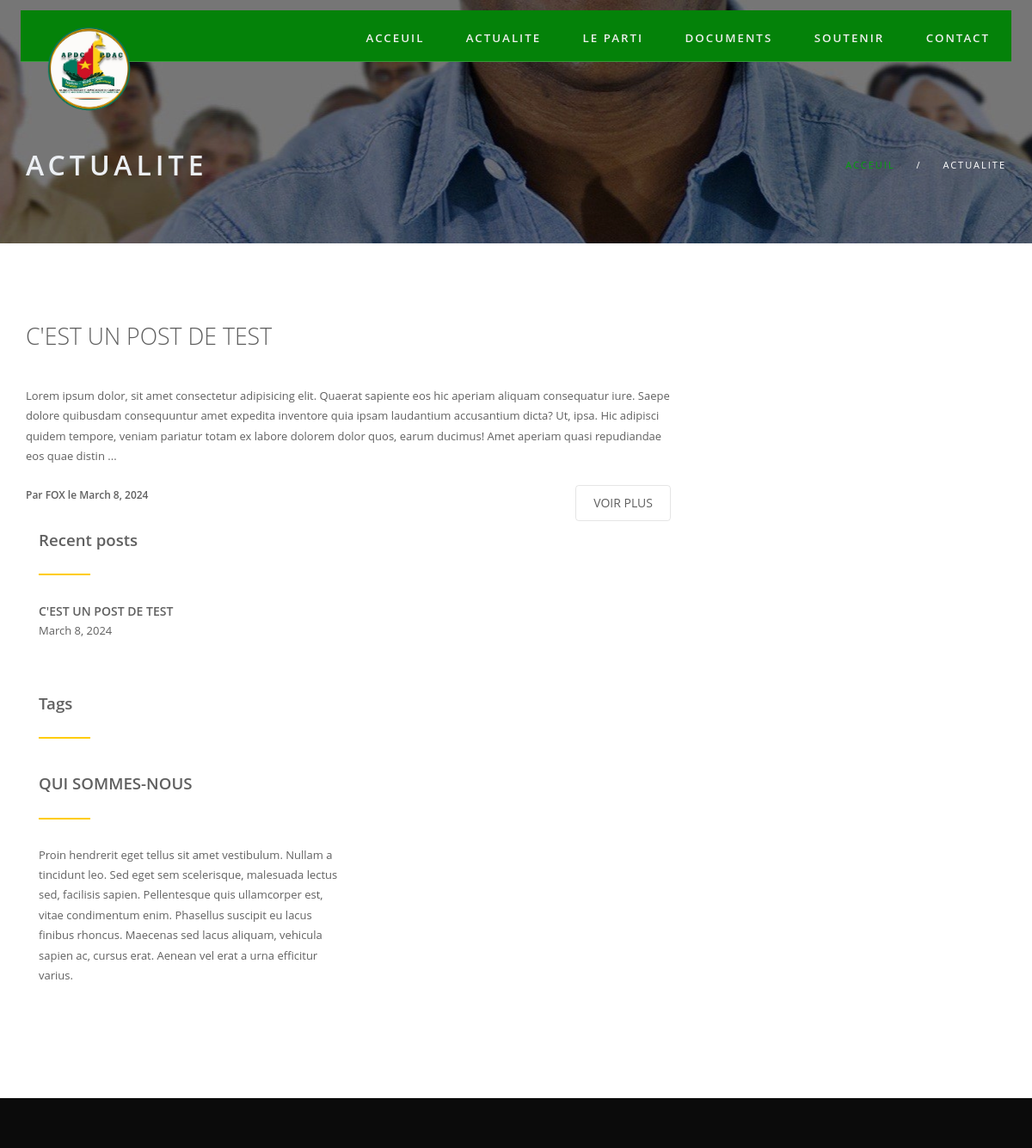
Page /blog/ on the earlier database version.
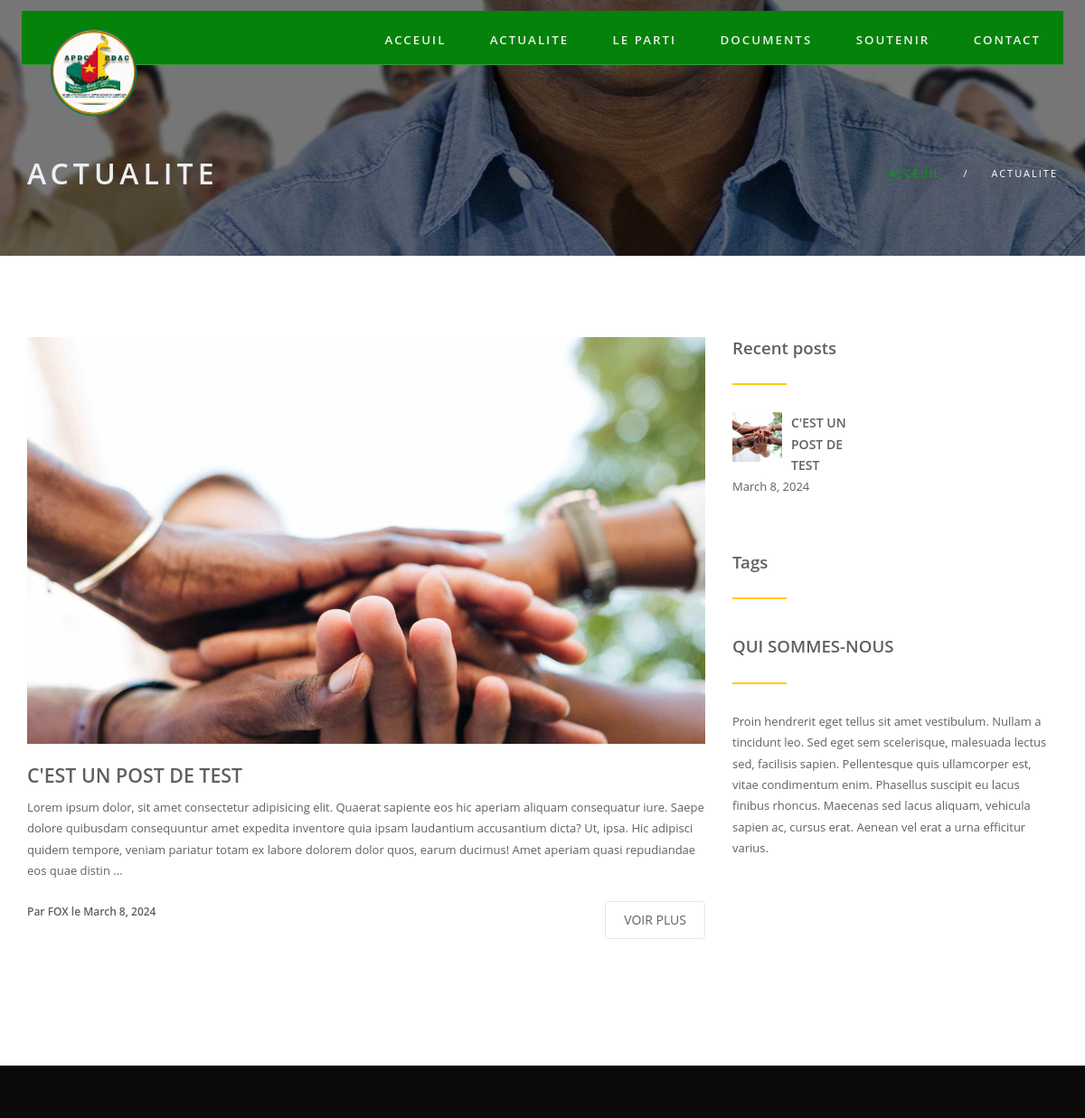
Same page on the later database version.
### ADPC_APP/models.py (models this page shows, shortened)
class Post(models.Model):
    id=models.IntegerField(primary_key=True,auto_created=True,editable=False)
    date=models.DateField(blank=True,null=True)
    Tag=models.CharField(max_length=500)
    title=models.CharField(max_length=128)
    image=models.ImageField(blank=True,upload_to='imagePost',null=True)
    contenu=models.TextField(blank=True)
    blogPoster=models.CharField(max_length=128,blank=True)
    joinPiece=models.FileField(blank=True,null=True)
    joinLink=models.URLField(blank=True,null=True)

### ADPC_APP/views.py (the view)
# urls.py: 2. Add a URL to urlpatterns:  path('blog/', include('blog.urls'))
def blog(request):
    infos=get_object_or_404(Informations,id=1)
    documents=Post.objects.filter(Tag__contains="document")
    documentsParti=Post.objects.filter(Tag__contains="leparti")
    tags=Tag.objects.all()
    posts=Post.objects.all().order_by('-date')
    recentPosts=posts[:3]
    return render(request,'ADPC_APP/blog.html',context={"posts":posts,"recentposts":recentPosts,"tags":tags,"documents":documents,"documentsParti":documentsParti,"infos":infos})

### ADPC_APP/templates/ADPC_APP/blog.html (shortened to what this page needs)
{% extends 'base.html' %}
{% block content %}
{% load static %}
<section id="subheader">
   <div class="container">
      <div class="row">
         <div class="col-md-12">
            {% if tag %}
            <h1>POUR : {{tag}}</h1>
            {% else %}
            <h1>ACTUALITE</h1>
            {% endif %}
            <ul class="subdetail">
               <li><a href="{% url 'index' %}">ACCEUIL</a></li>
               <li class="sep">/</li>
               {% if tag %}
               <li>POUR : {{tag}}</li>
               {% else %}
               <li>ACTUALITE</li>
               {% endif %}
            </ul>
         </div>
      </div>
   </div>
</section>
<section id="content" aria-label="section-blogg">
   <div class="container">
      <div class="row">
         <div class="col-md-8">
            <div class="onStep" data-animation="fadeInUp" data-time="300">
               {% for post in posts %}
               <article>
                  <div class="post-image">
                     {% if post.image %}
                     <div class="imageBlog"><img class="img-responsive" src="{{post.image.url}}" alt="blog-img" /></div>
                        <div class="post-heading">
                     {% endif %}
                     <h3><a href="#" style="text-transform: uppercase;">{{post.title}}</a></h3>
                  </div>
            </div>
            <p>
               {{ post.contenu|slice:":370" }} ...
            </p>
            <div class="bottom-article">
               <ul class="meta-post">
                  <li><a href="#">Par {{post.blogPoster}} le {{post.date}}</a>
                  </li>
               </ul>
               <a href="{% url 'post' post.id %}" class="btn pull-right">VOIR PLUS</a>
            </div>
            </article>
            {% endfor %}
         </div>
      </div>
      <div class="col-md-4">
         <aside class="onStep" data-animation="fadeInUp" data-time="600">
            <div class="widget">
               <h5>Recent posts</h5>
               <div class="space-single devider-widget"></div>
               <div class="recent">
                  {% for post in recentposts %}
                  <div>
                     {% if post.image %}
                     <a href="{% url 'post' post.id %}"><img class="imageBlog65" src="{{post.image.url}}" class="pull-left" alt="#" /></a>
                     {% endif %}
                     <h6><a href="{% url 'post' post.id %}" style="text-transform: uppercase;">{{post.title}}</a></h6>
                     <p>{{ post.date }}</p>
                  </div>
                  {% endfor %}
               </div>
            </div>
            <div class="widget">
               <h5>Tags</h5>
               <div class="space-single devider-widget"></div>
            </div>
            <div class="widget">
               <h5>QUI SOMMES-NOUS</h5>
               <div class="space-single devider-widget"></div>
               <p>Proin hendrerit eget tellus sit amet vestibulum. Nullam a tincidunt leo. Sed eget sem scelerisque,
                  malesuada lectus sed, facilisis sapien. Pellentesque quis ullamcorper est, vitae condimentum enim.
                  Phasellus suscipit eu lacus finibus rhoncus. Maecenas sed lacus aliquam, vehicula sapien ac, cursus
                  erat. Aenean vel erat a urna efficitur varius.</p>
            </div>
         </aside>
      </div>
   </div>
   </div>
</section>
{% endblock %}

Differences in the rows shown:
changed Post "C'EST UN POST DE TEST": image: picture added
